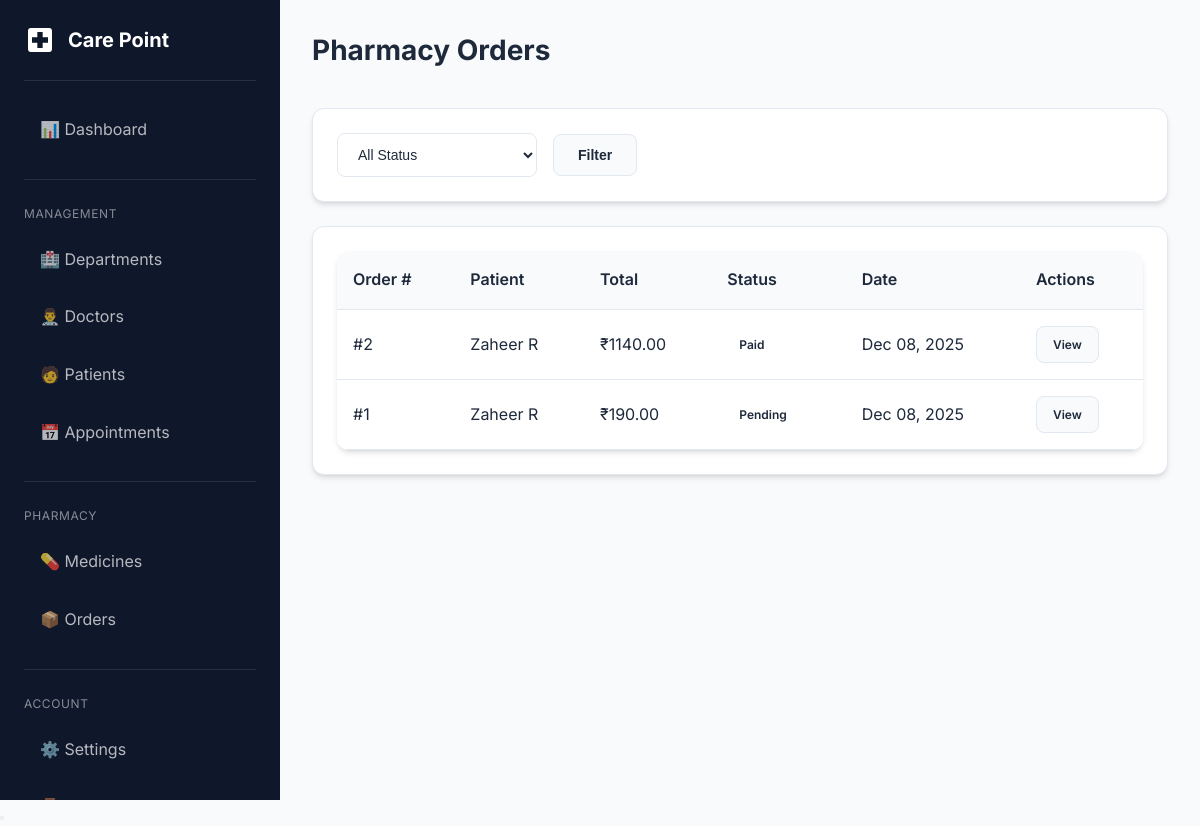
Screenshot of /adminpanel/pharmacy/orders/ (signed in) with the database file from the repository.
### pharmacy/models.py (models this page shows, shortened)
class PharmacyOrder(models.Model):
    class Status(models.TextChoices):
        PENDING = 'pending', 'Pending'
        PAID = 'paid', 'Paid'
        PROCESSING = 'processing', 'Processing'
        PACKED = 'packed', 'Packed'
        SHIPPED = 'shipped', 'Shipped'
        COMPLETED = 'completed', 'Completed'
        CANCELLED = 'cancelled', 'Cancelled'
    patient = models.ForeignKey(
        'patients.PatientProfile',
        on_delete=models.CASCADE,
        related_name='pharmacy_orders'
    )
    prescription = models.ForeignKey(
        'doctors.Prescription',
        on_delete=models.SET_NULL,
        null=True,
        blank=True,
        related_name='orders'
    )
    status = models.CharField(
        max_length=20,
        choices=Status.choices,
        default=Status.PENDING
    )
    total_amount = models.DecimalField(max_digits=10, decimal_places=2, default=0)
    shipping_address = models.TextField(blank=True)
    notes = models.TextField(blank=True)
    created_at = models.DateTimeField(auto_now_add=True)
    updated_at = models.DateTimeField(auto_now=True)
    class Meta:
        ordering = ['-created_at']

### patients/models.py (models this page shows, shortened)
class PatientProfile(models.Model):
    class Gender(models.TextChoices):
        MALE = 'male', 'Male'
        FEMALE = 'female', 'Female'
        OTHER = 'other', 'Other'
    class BloodGroup(models.TextChoices):
        A_POSITIVE = 'A+', 'A+'
        A_NEGATIVE = 'A-', 'A-'
        B_POSITIVE = 'B+', 'B+'
        B_NEGATIVE = 'B-', 'B-'
        O_POSITIVE = 'O+', 'O+'
        O_NEGATIVE = 'O-', 'O-'
        AB_POSITIVE = 'AB+', 'AB+'
        AB_NEGATIVE = 'AB-', 'AB-'
    user = models.OneToOneField(
        settings.AUTH_USER_MODEL,
        on_delete=models.CASCADE,
        related_name='patient_profile'
    )
    date_of_birth = models.DateField(null=True, blank=True)
    gender = models.CharField(
        max_length=10,
        choices=Gender.choices,
        blank=True
    )
    blood_group = models.CharField(
        max_length=5,
        choices=BloodGroup.choices,
        blank=True
    )
    address = models.TextField(blank=True)
    emergency_contact_name = models.CharField(max_length=100, blank=True)
    emergency_contact_phone = models.CharField(max_length=15, blank=True)
    medical_history = models.TextField(blank=True)
    allergies = models.TextField(blank=True)
    created_at = models.DateTimeField(auto_now_add=True)
    updated_at = models.DateTimeField(auto_now=True)
    def __str__(self):
        return f"{self.user.get_full_name() or self.user.username}"

### accounts/models.py (models this page shows, shortened)
class User(AbstractUser):
    class Role(models.TextChoices):
        PATIENT = 'patient', 'Patient'
        DOCTOR = 'doctor', 'Doctor'
        ADMIN = 'admin', 'Admin'
    role = models.CharField(
        max_length=20,
        choices=Role.choices,
        default=Role.PATIENT
    )
    phone = models.CharField(max_length=15, blank=True, null=True)
    is_approved = models.BooleanField(
        default=True,
        help_text='For doctors: set to False until admin approves'
    )
    profile_picture = models.ImageField(
        upload_to='profile_pictures/',
        blank=True,
        null=True
    )
    created_at = models.DateTimeField(auto_now_add=True)
    updated_at = models.DateTimeField(auto_now=True)
    @property
    def is_admin_user(self):
        return self.role == self.Role.ADMIN or self.is_superuser

### adminpanel/views.py (the view)
# urls.py: path('pharmacy/orders/', views.pharmacy_order_list, name='pharmacy_order_list'),
@admin_required
def pharmacy_order_list(request):
    status_filter = request.GET.get('status', '')
    orders = PharmacyOrder.objects.select_related('patient')
    if status_filter:
        orders = orders.filter(status=status_filter)
    orders = orders.order_by('-created_at')[:100]
    context = {
        'orders': orders,
        'status_filter': status_filter,
    }
    return render(request, 'adminpanel/pharmacy/order_list.html', context)

### templates/adminpanel/pharmacy/order_list.html (shortened to what this page needs)
{% extends 'base.html' %}
{% load static %}
{% block extra_css %}
        <link rel="stylesheet" href="{% static 'css/style.css' %}">
    {% endblock %}
{% block content %}
<div class="dashboard-layout">
    {% include 'includes/sidebar.html' %}
    <main class="main-content">
        <div class="page-header"><h1 class="page-title">Pharmacy Orders</h1></div>
        <div class="card mb-3">
            <div class="card-body">
                <form method="get" class="d-flex gap-2 align-center">
                    <select name="status" class="form-control" style="max-width: 200px;">
                        <option value="">All Status</option>
                    </select>
                    <button type="submit" class="btn btn-secondary">Filter</button>
                </form>
            </div>
        </div>
        <div class="card">
            <div class="card-body">
                {% if orders %}
                <div class="table-container">
                    <table>
                        <thead><tr><th>Order #</th><th>Patient</th><th>Total</th><th>Status</th><th>Date</th><th>Actions</th></tr></thead>
                        <tbody>
                            {% for order in orders %}
                            <tr>
                                <td>#{{ order.pk }}</td>
                                <td>{{ order.patient }}</td>
                                <td>₹{{ order.total_amount }}</td>
                                <td><span class="badge badge-{{ order.status }}">{{ order.get_status_display }}</span></td>
                                <td>{{ order.created_at|date:"M d, Y" }}</td>
                                <td><a href="{% url 'adminpanel:pharmacy_order_detail' order.pk %}" class="btn btn-sm btn-secondary">View</a></td>
                            </tr>
                            {% endfor %}
                        </tbody>
                    </table>
                </div>
                {% else %}
                <div class="empty-state"><p>No orders yet</p></div>
                {% endif %}
            </div>
        </div>
    </main>
</div>
{% endblock %}

### static/css/style.css (style rules this page uses)
:root { --primary-color: #2563eb; --primary-dark: #1d4ed8; --primary-light: #3b82f6; --secondary-color: #0891b2; --accent-color: #06b6d4; --success-color: #10b981; --warning-color: #f59e0b; --danger-color: #ef4444; --info-color: #6366f1; --bg-primary: #f8fafc; --bg-secondary: #ffffff; --bg-dark: #1e293b; --bg-darker: #0f172a; --text-primary: #1e293b; --text-secondary: #64748b; --text-light: #94a3b8; --text-white: #ffffff; --border-color: #e2e8f0; --shadow-sm: 0 1px 2px 0 rgb(0 0 0 / 0.05); --shadow-md: 0 4px 6px -1px rgb(0 0 0 / 0.1), 0 2px 4px -2px rgb(0 0 0 / 0.1); --shadow-lg: 0 10px 15px -3px rgb(0 0 0 / 0.1), 0 4px 6px -4px rgb(0 0 0 / 0.1); --shadow-xl: 0 20px 25px -5px rgb(0 0 0 / 0.1), 0 8px 10px -6px rgb(0 0 0 / 0.1); --radius-sm: 0.375rem; --radius-md: 0.5rem; --radius-lg: 0.75rem; --radius-xl: 1rem; --transition: all 0.3s ease; }
* { margin: 0; padding: 0; box-sizing: border-box; }
body { font-family: 'Inter', -apple-system, BlinkMacSystemFont, 'Segoe UI', Roboto, sans-serif; background-color: var(--bg-primary); color: var(--text-primary); line-height: 1.6; }
h1, h2, h3, h4, h5, h6 { font-weight: 600; line-height: 1.3; margin-bottom: 0.5rem; }
h1 { font-size: 2.25rem; }
a { color: var(--primary-color); text-decoration: none; transition: var(--transition); }
.btn { display: inline-flex; align-items: center; justify-content: center; gap: 0.5rem; padding: 0.75rem 1.5rem; font-size: 0.875rem; font-weight: 600; border-radius: var(--radius-md); border: none; cursor: pointer; transition: var(--transition); text-decoration: none; }
.btn-secondary { background: var(--bg-primary); color: var(--text-primary); border: 1px solid var(--border-color); }
.btn-sm { padding: 0.5rem 1rem; font-size: 0.75rem; }
.card { background: var(--bg-secondary); border-radius: var(--radius-lg); box-shadow: var(--shadow-md); border: 1px solid var(--border-color); overflow: hidden; transition: var(--transition); }
.card-body { padding: 1.5rem; }
.form-control { width: 100%; padding: 0.75rem 1rem; font-size: 0.875rem; border: 1px solid var(--border-color); border-radius: var(--radius-md); background: var(--bg-secondary); color: var(--text-primary); transition: var(--transition); }
.form-control::placeholder { color: var(--text-light); }
select.form-control { cursor: pointer; }
.table-container { overflow-x: auto; border-radius: var(--radius-lg); box-shadow: var(--shadow-md); }
table { width: 100%; border-collapse: collapse; background: var(--bg-secondary); }
th, td { padding: 1rem; text-align: left; border-bottom: 1px solid var(--border-color); }
th { background: var(--bg-primary); font-weight: 600; color: var(--text-primary); white-space: nowrap; }
.badge { display: inline-flex; align-items: center; padding: 0.25rem 0.75rem; font-size: 0.75rem; font-weight: 600; border-radius: 9999px; text-transform: capitalize; }
.dashboard-layout { display: flex; min-height: 100vh; }
.main-content { flex: 1; margin-left: 280px; padding: 2rem; }
.page-header { display: flex; justify-content: space-between; align-items: center; margin-bottom: 2rem; }
.page-title { font-size: 1.75rem; font-weight: 700; }
.mb-3 { margin-bottom: 1.5rem; }
.d-flex { display: flex; }
.align-center { align-items: center; }
.gap-2 { gap: 1rem; }

### rows the page displays
PharmacyOrder: pk "2", patient "Zaheer R", total_amount "1140.00", status "Paid", created_at "Dec 08, 2025"
PharmacyOrder: pk "1", patient "Zaheer R", total_amount "190.00", status "Pending", created_at "Dec 08, 2025"
